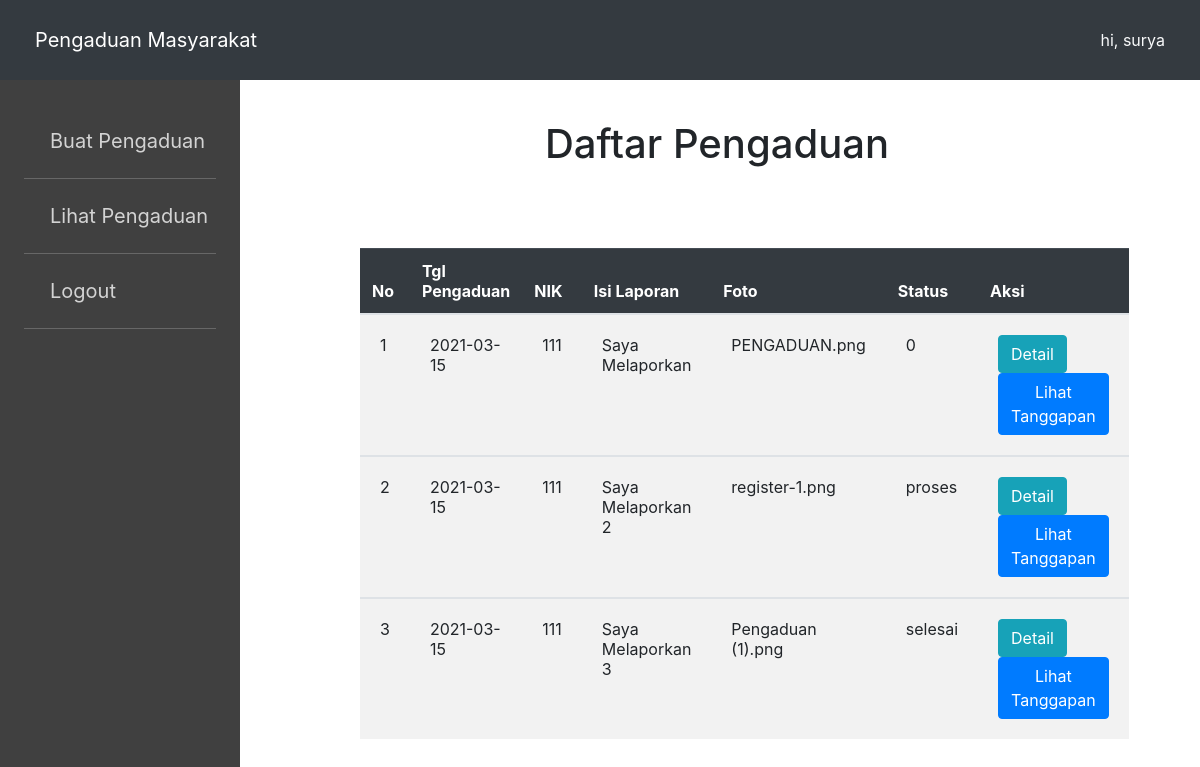
Screenshot of /view/masyarakat/lihat_pengaduan.php (signed in) with the database file from the repository.
### tables this page shows
CREATE TABLE `pengaduan` (
  `id_pengaduan` int(11) NOT NULL,
  `tgl_pengaduan` date NOT NULL,
  `nik` char(16) NOT NULL,
  `isi_laporan` text NOT NULL,
  `foto` varchar(255) NOT NULL,
  `status` enum('0','proses','selesai','') NOT NULL
);

### config/koneksi.php (called while the page is built, shortened)
<?php
class database{
	var $host = "localhost";
	var $uname = "root";
	var $pass = "";
	var $db= "db_pengaduan_masyarakat";
	var $koneksi = "";
	function __construct(){
		$this->koneksi = mysqli_connect($this->host, $this->uname, $this->pass, $this->db);
	}
	function lihat_laporan()
	{
		$sql = mysqli_query($this->koneksi,"SELECT * FROM pengaduan where nik = '$_SESSION[nik]'");
		while ($s = mysqli_fetch_array($sql)) {
			$hasil[] = $s;
		}
		return $hasil;
	}
}

### view/masyarakat/lihat_pengaduan.php (the view)
<?php
include '../../config/koneksi.php';
include 'header/header.php';
$db = new database();
$lihat2 = $db->lihat_laporan();
?>
<div class="main">
	<center>
		<h1 style="margin-right: 15%; margin-bottom: 80px;">Daftar Pengaduan</h1>
	</center>
	<table class="table table-striped">
		<thead class="table-dark">
			<tr>
				<th>No</th>
				<th>Tgl Pengaduan</th>
				<th>NIK</th>
				<th>Isi Laporan</th>
				<th>Foto</th>
				<th>Status</th>
				<th>Aksi</th>
			</tr>
		</thead>
		<?php
			$no = 1;
			if (is_array($lihat2)) {
				foreach ($lihat2 as $lihat) {
		 ?>
		<tbody>
			<tr>
				<td><?php echo $no++; ?></td>
				<td><?php echo $lihat['tgl_pengaduan']; ?></td>
				<td><?php echo $lihat['nik']; ?></td>
				<td><?php echo $lihat['isi_laporan']; ?></td>
				<td><?php echo $lihat['foto']; ?></td>
				<td><?php echo $lihat['status']; ?></td>
				<td>
					<a class="btn btn-info" href="detail_pengaduan.php?id=<?php echo $lihat['id_pengaduan']; ?>">Detail</a>
					<a class="btn btn-primary" href="lihat_tanggapan.php?id=<?php echo $lihat['id_pengaduan']; ?>">Lihat Tanggapan</a>
				</td>
			</tr>
		</tbody>
	<?php } } ?>
	</table>
</div>

### view/masyarakat/header/header.php (shortened to what this page needs)
<link rel="stylesheet" type="text/css" href="../../assets/bootstrap/css/bootstrap.css">
<link rel="stylesheet" type="text/css" href="../../assets/style.css">
<nav class="navbar navbar-dark fixed-top bg-dark" style="padding: 20px;">
	<div class="container-fluid">
		<div class="navbar-header">
			<a class="navbar-brand" href="#">Pengaduan Masyarakat</a>
		</div>
		<ul class="nav navbar-right text-light">
			<li><a>hi, <?php echo $_SESSION['nama']; ?></a></li>
		</ul>
	</div>
</nav>
<div class="sidebar">
  <a href="masyarakat.php">Buat Pengaduan</a>
  <hr color="#737373" width="80%">
  <a href="lihat_pengaduan.php">Lihat Pengaduan</a>
  <hr color="#737373" width="80%">
  <a href="?aksi=logout" onclick="return confirm('Anda Yakin Ingin Logout ?')">Logout</a>
  <hr color="#737373" width="80%">
</div>

### assets/style.css (style rules this page uses)
.sidebar { padding-top: 120px; background-color: #404040; position: fixed; overflow-x: hidden; height: 100%; width: 20%; }
.sidebar a { padding: 6px 8px 6px 50px; text-decoration: none; font-size: 20px; width: 100%; color: #d3d3d3; display: block; }
.main { padding-top: 10%; margin-left: 30%; }
.table-striped { width: 90%; }
.table>tbody>tr>td { padding: 20px; }

### rows the page displays
pengaduan: tgl_pengaduan "2021-03-15", nik "111", isi_laporan "Saya Melaporkan", foto "PENGADUAN.png", status "0"
pengaduan: tgl_pengaduan "2021-03-15", nik "111", isi_laporan "Saya Melaporkan 2", foto "register-1.png", status "proses"
pengaduan: tgl_pengaduan "2021-03-15", nik "111", isi_laporan "Saya Melaporkan 3", foto "Pengaduan (1).png", status "selesai"

### other values shown
$_SESSION['nama'] "surya"
